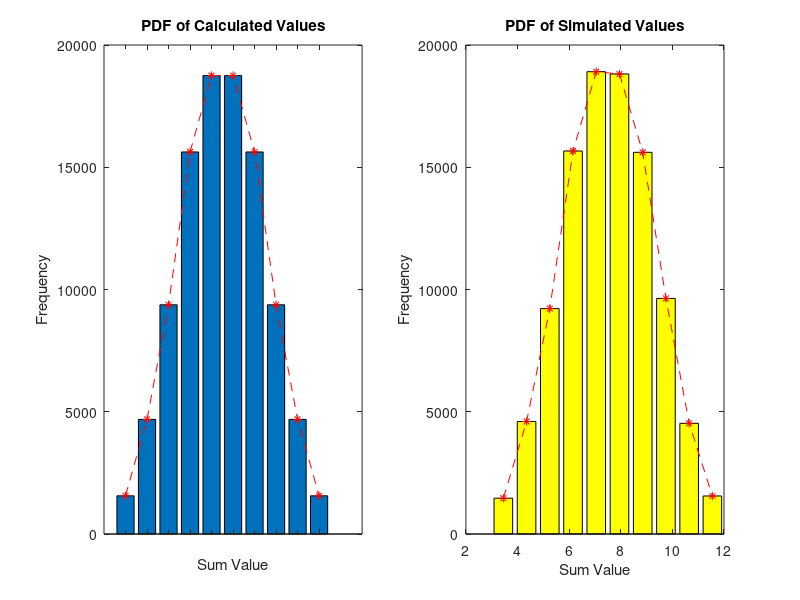
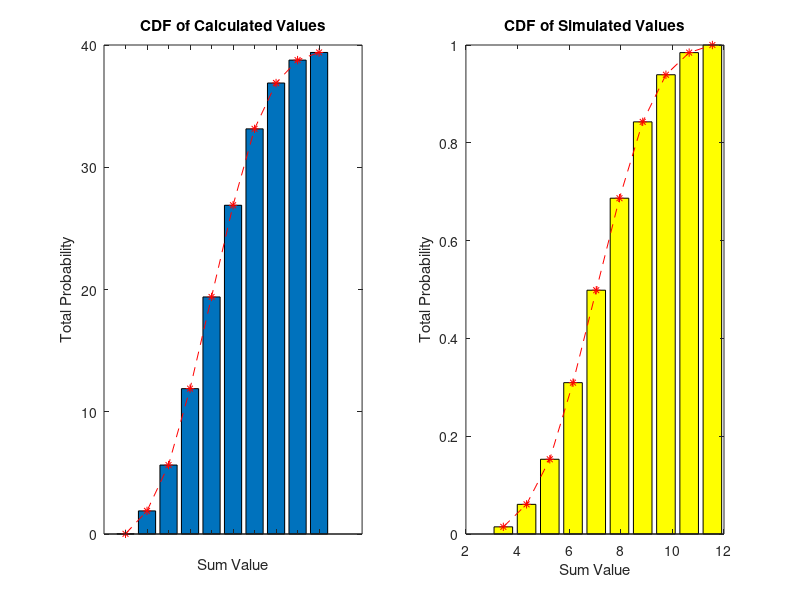

Reproduce these figures in MATLAB, in order.
% Simulates 3 four-sided dice and sums the three values
% Calculates and plots probability/cumulative distribution functions 
% of each possible sum
clear all;
close all;

% Using seed and x number of trials
rng(1738);
x = 100000;

% Populate array with x trials of 3 rolls ea
test = randi([1 4],[x 3]);

% Sum of each roll
sums = sum(test, 2);

% Calc PDF of sum value = 3 to 12
pdfx = zeros(10,1);
pdfx(1) = x*(1/64);
pdfx(2) = x*(3/64);
pdfx(3) = x*(6/64);
pdfx(4) = x*(10/64);
pdfx(5) = x*(12/64);
pdfx(6) = x*(12/64);
pdfx(7) = x*(10/64);
pdfx(8) = x*(6/64);
pdfx(9) = x*(3/64);
pdfx(10) = x*(1/64);

cdfx = zeros(10,1);
cdfx(1) = pdfx(1)/x;
for i=2:10
    cdfx(i) = cdfx(i-1) + (pdfx(i)/2500);
end

%% Plotting Calc. PDF Graph %%
figure
subplot(1,2, 1);
bar(pdfx)
hold on
plot(pdfx, '--*r')
hold off
title('PDF of Calculated Values');
xlabel('Sum Value');
ylabel('Frequency');
set(gca,'XTickLabel',{3:12})
%% Plotting Exp. PDF Graph %%

% Tested out histogram, but not all version of Matlab have it
%figure
%histogram(sums)
%title('Simulated PDF of Sum Values')
%xlabel('Sum Value');
%ylabel('Frequency');

[countsA, binsA] = hist(sums);
cdfA = cumsum(countsA) / sum(countsA);

subplot(1,2, 2);
bar(binsA, countsA,'y');
hold on
plot(binsA, countsA,'--*r')
hold off
title('PDF of Simulated Values')
xlabel('Sum Value');
ylabel('Frequency');
%% Plotting Calc. CDF Graph
figure
subplot(1,2, 1);
bar(cdfx)
hold on
plot(cdfx,'--*r')
hold off
title('CDF of Calculated Values')
xlabel('Sum Value');
ylabel('Total Probability');
set(gca,'XTickLabel',{3:12})
%% Plotting Exp. CDF Graph
subplot(1,2, 2);
bar(binsA, cdfA,'y');
hold on
plot(binsA, cdfA,'--*r');
hold off
title('CDF of Simulated Values');
xlabel('Sum Value');
ylabel('Total Probability');